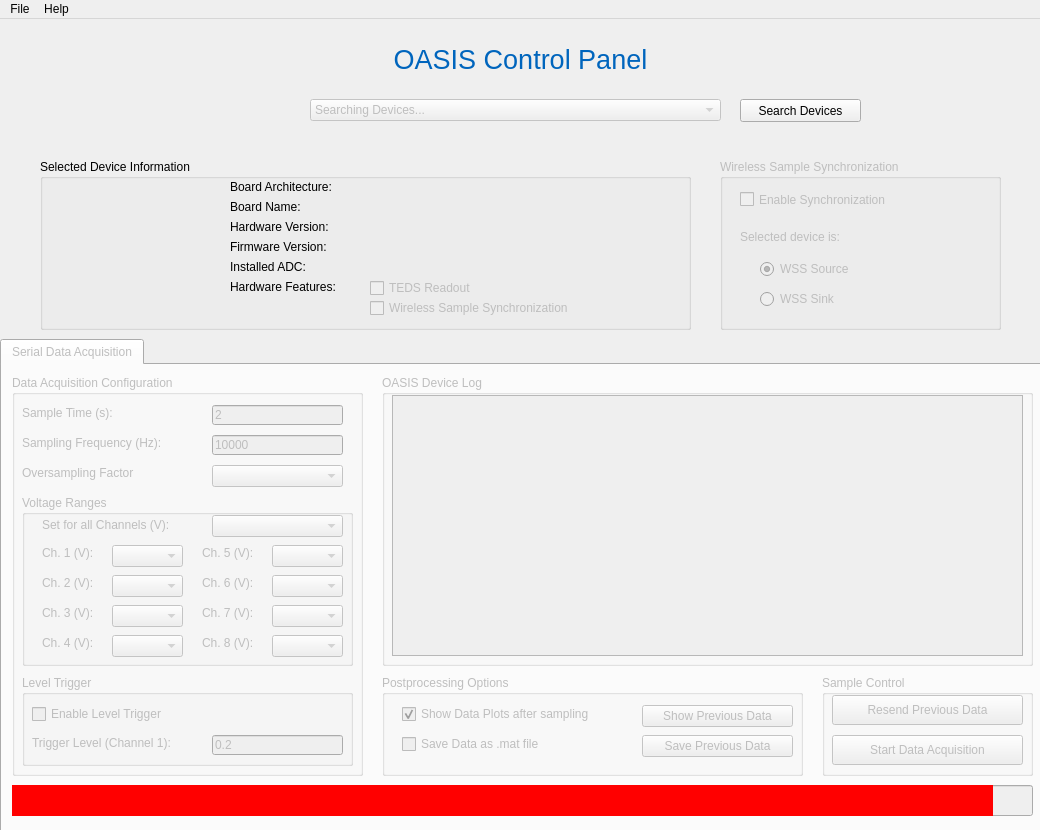
<?xml version="1.0" encoding="UTF-8"?>
<ui version="4.0">
 <class>MainWindow</class>
 <widget class="QMainWindow" name="MainWindow">
  <property name="geometry">
   <rect>
    <x>0</x>
    <y>0</y>
    <width>1040</width>
    <height>830</height>
   </rect>
  </property>
  <property name="minimumSize">
   <size>
    <width>1040</width>
    <height>830</height>
   </size>
  </property>
  <property name="maximumSize">
   <size>
    <width>1040</width>
    <height>830</height>
   </size>
  </property>
  <property name="windowTitle">
   <string>OASIS Control Panel</string>
  </property>
  <widget class="QWidget" name="centralwidget">
   <widget class="QTabWidget" name="tabWidget">
    <property name="enabled">
     <bool>false</bool>
    </property>
    <property name="geometry">
     <rect>
      <x>0</x>
      <y>320</y>
      <width>1050</width>
      <height>511</height>
     </rect>
    </property>
    <property name="currentIndex">
     <number>0</number>
    </property>
    <widget class="QWidget" name="tab">
     <attribute name="title">
      <string>Serial Data Acquisition</string>
     </attribute>
     <widget class="QGroupBox" name="groupBox">
      <property name="geometry">
       <rect>
        <x>10</x>
        <y>10</y>
        <width>351</width>
        <height>401</height>
       </rect>
      </property>
      <property name="title">
       <string>Data Acquisition Configuration</string>
      </property>
      <widget class="QLabel" name="label_12">
       <property name="geometry">
        <rect>
         <x>10</x>
         <y>30</y>
         <width>181</width>
         <height>16</height>
        </rect>
       </property>
       <property name="text">
        <string>Sample Time (s):</string>
       </property>
      </widget>
      <widget class="QLabel" name="label_13">
       <property name="geometry">
        <rect>
         <x>10</x>
         <y>60</y>
         <width>181</width>
         <height>16</height>
        </rect>
       </property>
       <property name="text">
        <string>Sampling Frequency (Hz):</string>
       </property>
      </widget>
      <widget class="QLineEdit" name="lineEdit">
       <property name="geometry">
        <rect>
         <x>200</x>
         <y>30</y>
         <width>131</width>
         <height>20</height>
        </rect>
       </property>
       <property name="text">
        <string>2</string>
       </property>
      </widget>
      <widget class="QLineEdit" name="lineEdit_2">
       <property name="geometry">
        <rect>
         <x>200</x>
         <y>60</y>
         <width>131</width>
         <height>20</height>
        </rect>
       </property>
       <property name="text">
        <string>10000</string>
       </property>
      </widget>
      <widget class="QGroupBox" name="groupBox_2">
       <property name="geometry">
        <rect>
         <x>10</x>
         <y>300</y>
         <width>331</width>
         <height>91</height>
        </rect>
       </property>
       <property name="title">
        <string>Level Trigger</string>
       </property>
       <widget class="QCheckBox" name="checkBox_3">
        <property name="geometry">
         <rect>
          <x>10</x>
          <y>30</y>
          <width>231</width>
          <height>18</height>
         </rect>
        </property>
        <property name="text">
         <string>Enable Level Trigger</string>
        </property>
       </widget>
       <widget class="QLabel" name="label_18">
        <property name="enabled">
         <bool>false</bool>
        </property>
        <property name="geometry">
         <rect>
          <x>10</x>
          <y>60</y>
          <width>161</width>
          <height>16</height>
         </rect>
        </property>
        <property name="text">
         <string>Trigger Level (Channel 1):</string>
        </property>
       </widget>
       <widget class="QLineEdit" name="lineEdit_3">
        <property name="enabled">
         <bool>false</bool>
        </property>
        <property name="geometry">
         <rect>
          <x>190</x>
          <y>60</y>
          <width>131</width>
          <height>20</height>
         </rect>
        </property>
        <property name="text">
         <string>0.2</string>
        </property>
       </widget>
      </widget>
      <widget class="QGroupBox" name="groupBox_11">
       <property name="geometry">
        <rect>
         <x>10</x>
         <y>120</y>
         <width>331</width>
         <height>171</height>
        </rect>
       </property>
       <property name="title">
        <string>Voltage Ranges</string>
       </property>
       <widget class="QComboBox" name="comboBox_9">
        <property name="enabled">
         <bool>false</bool>
        </property>
        <property name="geometry">
         <rect>
          <x>250</x>
          <y>140</y>
          <width>71</width>
          <height>22</height>
         </rect>
        </property>
       </widget>
       <widget class="QLabel" name="label_24">
        <property name="geometry">
         <rect>
          <x>180</x>
          <y>110</y>
          <width>61</width>
          <height>16</height>
         </rect>
        </property>
        <property name="text">
         <string>Ch. 7 (V):</string>
        </property>
       </widget>
       <widget class="QComboBox" name="comboBox_6">
        <property name="enabled">
         <bool>false</bool>
        </property>
        <property name="geometry">
         <rect>
          <x>250</x>
          <y>50</y>
          <width>71</width>
          <height>22</height>
         </rect>
        </property>
       </widget>
       <widget class="QComboBox" name="comboBox_2">
        <property name="enabled">
         <bool>false</bool>
        </property>
        <property name="geometry">
         <rect>
          <x>90</x>
          <y>50</y>
          <width>71</width>
          <height>22</height>
         </rect>
        </property>
       </widget>
       <widget class="QLabel" name="label_23">
        <property name="geometry">
         <rect>
          <x>180</x>
          <y>80</y>
          <width>61</width>
          <height>16</height>
         </rect>
        </property>
        <property name="text">
         <string>Ch. 6 (V):</string>
        </property>
       </widget>
       <widget class="QLabel" name="label_17">
        <property name="geometry">
         <rect>
          <x>20</x>
          <y>140</y>
          <width>61</width>
          <height>16</height>
         </rect>
        </property>
        <property name="text">
         <string>Ch. 4 (V):</string>
        </property>
       </widget>
       <widget class="QLabel" name="label_25">
        <property name="geometry">
         <rect>
          <x>180</x>
          <y>50</y>
          <width>61</width>
          <height>16</height>
         </rect>
        </property>
        <property name="text">
         <string>Ch. 5 (V):</string>
        </property>
       </widget>
       <widget class="QLabel" name="label_14">
        <property name="geometry">
         <rect>
          <x>20</x>
          <y>50</y>
          <width>61</width>
          <height>16</height>
         </rect>
        </property>
        <property name="text">
         <string>Ch. 1 (V):</string>
        </property>
       </widget>
       <widget class="QComboBox" name="comboBox_4">
        <property name="enabled">
         <bool>false</bool>
        </property>
        <property name="geometry">
         <rect>
          <x>90</x>
          <y>110</y>
          <width>71</width>
          <height>22</height>
         </rect>
        </property>
       </widget>
       <widget class="QComboBox" name="comboBox_7">
        <property name="enabled">
         <bool>false</bool>
        </property>
        <property name="geometry">
         <rect>
          <x>250</x>
          <y>80</y>
          <width>71</width>
          <height>22</height>
         </rect>
        </property>
       </widget>
       <widget class="QLabel" name="label_16">
        <property name="geometry">
         <rect>
          <x>20</x>
          <y>110</y>
          <width>61</width>
          <height>16</height>
         </rect>
        </property>
        <property name="text">
         <string>Ch. 3 (V):</string>
        </property>
       </widget>
       <widget class="QLabel" name="label_15">
        <property name="geometry">
         <rect>
          <x>20</x>
          <y>80</y>
          <width>61</width>
          <height>16</height>
         </rect>
        </property>
        <property name="text">
         <string>Ch. 2 (V):</string>
        </property>
       </widget>
       <widget class="QComboBox" name="comboBox_3">
        <property name="enabled">
         <bool>false</bool>
        </property>
        <property name="geometry">
         <rect>
          <x>90</x>
          <y>80</y>
          <width>71</width>
          <height>22</height>
         </rect>
        </property>
       </widget>
       <widget class="QComboBox" name="comboBox_5">
        <property name="enabled">
         <bool>false</bool>
        </property>
        <property name="geometry">
         <rect>
          <x>90</x>
          <y>140</y>
          <width>71</width>
          <height>22</height>
         </rect>
        </property>
       </widget>
       <widget class="QComboBox" name="comboBox_8">
        <property name="enabled">
         <bool>false</bool>
        </property>
        <property name="geometry">
         <rect>
          <x>250</x>
          <y>110</y>
          <width>71</width>
          <height>22</height>
         </rect>
        </property>
       </widget>
       <widget class="QLabel" name="label_26">
        <property name="geometry">
         <rect>
          <x>180</x>
          <y>140</y>
          <width>61</width>
          <height>16</height>
         </rect>
        </property>
        <property name="text">
         <string>Ch. 8 (V):</string>
        </property>
       </widget>
       <widget class="QLabel" name="label_30">
        <property name="geometry">
         <rect>
          <x>20</x>
          <y>22</y>
          <width>151</width>
          <height>16</height>
         </rect>
        </property>
        <property name="text">
         <string>Set for all Channels (V):</string>
        </property>
       </widget>
       <widget class="QComboBox" name="comboBox_11">
        <property name="enabled">
         <bool>false</bool>
        </property>
        <property name="geometry">
         <rect>
          <x>190</x>
          <y>20</y>
          <width>131</width>
          <height>22</height>
         </rect>
        </property>
       </widget>
      </widget>
      <widget class="QLabel" name="label_29">
       <property name="geometry">
        <rect>
         <x>10</x>
         <y>90</y>
         <width>181</width>
         <height>16</height>
        </rect>
       </property>
       <property name="text">
        <string>Oversampling Factor</string>
       </property>
      </widget>
      <widget class="QComboBox" name="comboBox_10">
       <property name="geometry">
        <rect>
         <x>200</x>
         <y>90</y>
         <width>131</width>
         <height>22</height>
        </rect>
       </property>
      </widget>
     </widget>
     <widget class="QGroupBox" name="groupBox_3">
      <property name="geometry">
       <rect>
        <x>380</x>
        <y>310</y>
        <width>421</width>
        <height>101</height>
       </rect>
      </property>
      <property name="title">
       <string>Postprocessing Options</string>
      </property>
      <widget class="QCheckBox" name="checkBox_4">
       <property name="geometry">
        <rect>
         <x>20</x>
         <y>30</y>
         <width>261</width>
         <height>18</height>
        </rect>
       </property>
       <property name="text">
        <string>Show Data Plots after sampling</string>
       </property>
       <property name="checked">
        <bool>true</bool>
       </property>
      </widget>
      <widget class="QCheckBox" name="checkBox_5">
       <property name="geometry">
        <rect>
         <x>20</x>
         <y>60</y>
         <width>261</width>
         <height>18</height>
        </rect>
       </property>
       <property name="text">
        <string>Save Data as .mat file</string>
       </property>
      </widget>
      <widget class="QPushButton" name="pushButton_3">
       <property name="enabled">
        <bool>false</bool>
       </property>
       <property name="geometry">
        <rect>
         <x>260</x>
         <y>30</y>
         <width>151</width>
         <height>22</height>
        </rect>
       </property>
       <property name="text">
        <string>Show Previous Data</string>
       </property>
      </widget>
      <widget class="QPushButton" name="pushButton_4">
       <property name="enabled">
        <bool>false</bool>
       </property>
       <property name="geometry">
        <rect>
         <x>260</x>
         <y>60</y>
         <width>151</width>
         <height>22</height>
        </rect>
       </property>
       <property name="text">
        <string>Save Previous Data</string>
       </property>
      </widget>
      <widget class="QPushButton" name="pushButton_5">
       <property name="enabled">
        <bool>false</bool>
       </property>
       <property name="geometry">
        <rect>
         <x>490</x>
         <y>20</y>
         <width>151</width>
         <height>22</height>
        </rect>
       </property>
       <property name="text">
        <string>Resend Previous Data</string>
       </property>
      </widget>
     </widget>
     <widget class="QGroupBox" name="groupBox_4">
      <property name="geometry">
       <rect>
        <x>380</x>
        <y>10</y>
        <width>651</width>
        <height>291</height>
       </rect>
      </property>
      <property name="title">
       <string>OASIS Device Log</string>
      </property>
      <widget class="QTextEdit" name="textEdit">
       <property name="geometry">
        <rect>
         <x>10</x>
         <y>20</y>
         <width>631</width>
         <height>261</height>
        </rect>
       </property>
       <property name="readOnly">
        <bool>true</bool>
       </property>
      </widget>
     </widget>
     <widget class="QProgressBar" name="progressBar">
      <property name="enabled">
       <bool>false</bool>
      </property>
      <property name="geometry">
       <rect>
        <x>10</x>
        <y>420</y>
        <width>1021</width>
        <height>31</height>
       </rect>
      </property>
      <property name="acceptDrops">
       <bool>false</bool>
      </property>
      <property name="styleSheet">
       <string notr="true"/>
      </property>
      <property name="maximum">
       <number>100</number>
      </property>
      <property name="value">
       <number>0</number>
      </property>
      <property name="textVisible">
       <bool>true</bool>
      </property>
      <property name="orientation">
       <enum>Qt::Horizontal</enum>
      </property>
      <property name="textDirection">
       <enum>QProgressBar::TopToBottom</enum>
      </property>
      <property name="format">
       <string>%p%</string>
      </property>
     </widget>
     <widget class="QProgressBar" name="progressBar_2">
      <property name="enabled">
       <bool>false</bool>
      </property>
      <property name="geometry">
       <rect>
        <x>10</x>
        <y>420</y>
        <width>981</width>
        <height>31</height>
       </rect>
      </property>
      <property name="sizePolicy">
       <sizepolicy hsizetype="Fixed" vsizetype="Fixed">
        <horstretch>0</horstretch>
        <verstretch>0</verstretch>
       </sizepolicy>
      </property>
      <property name="acceptDrops">
       <bool>false</bool>
      </property>
      <property name="autoFillBackground">
       <bool>false</bool>
      </property>
      <property name="styleSheet">
       <string notr="true">QProgressBar::chunk{background-color: red;}</string>
      </property>
      <property name="maximum">
       <number>100</number>
      </property>
      <property name="value">
       <number>100</number>
      </property>
      <property name="textVisible">
       <bool>false</bool>
      </property>
     </widget>
     <widget class="QGroupBox" name="groupBox_7">
      <property name="geometry">
       <rect>
        <x>820</x>
        <y>310</y>
        <width>211</width>
        <height>101</height>
       </rect>
      </property>
      <property name="title">
       <string>Sample Control</string>
      </property>
      <widget class="QPushButton" name="pushButton_2">
       <property name="enabled">
        <bool>false</bool>
       </property>
       <property name="geometry">
        <rect>
         <x>10</x>
         <y>60</y>
         <width>191</width>
         <height>30</height>
        </rect>
       </property>
       <property name="font">
        <font>
         <pointsize>9</pointsize>
        </font>
       </property>
       <property name="text">
        <string>Start Data Acquisition</string>
       </property>
      </widget>
      <widget class="QPushButton" name="pushButton_7">
       <property name="enabled">
        <bool>false</bool>
       </property>
       <property name="geometry">
        <rect>
         <x>10</x>
         <y>20</y>
         <width>191</width>
         <height>30</height>
        </rect>
       </property>
       <property name="font">
        <font>
         <pointsize>9</pointsize>
        </font>
       </property>
       <property name="text">
        <string>Resend Previous Data</string>
       </property>
      </widget>
     </widget>
     <zorder>groupBox_4</zorder>
     <zorder>groupBox_3</zorder>
     <zorder>groupBox</zorder>
     <zorder>progressBar</zorder>
     <zorder>progressBar_2</zorder>
     <zorder>groupBox_7</zorder>
    </widget>
   </widget>
   <widget class="QLabel" name="label">
    <property name="geometry">
     <rect>
      <x>0</x>
      <y>20</y>
      <width>1041</width>
      <height>41</height>
     </rect>
    </property>
    <property name="font">
     <font>
      <pointsize>20</pointsize>
     </font>
    </property>
    <property name="cursor">
     <cursorShape>ArrowCursor</cursorShape>
    </property>
    <property name="text">
     <string>&lt;html&gt;&lt;head/&gt;&lt;body&gt;&lt;p&gt;&lt;span style=&quot; color:#0065bd;&quot;&gt;OASIS Control Panel&lt;/span&gt;&lt;/p&gt;&lt;/body&gt;&lt;/html&gt;</string>
    </property>
    <property name="alignment">
     <set>Qt::AlignCenter</set>
    </property>
    <property name="textInteractionFlags">
     <set>Qt::NoTextInteraction</set>
    </property>
   </widget>
   <widget class="QComboBox" name="comboBox">
    <property name="enabled">
     <bool>false</bool>
    </property>
    <property name="geometry">
     <rect>
      <x>310</x>
      <y>80</y>
      <width>411</width>
      <height>22</height>
     </rect>
    </property>
    <property name="currentText">
     <string>Searching Devices...</string>
    </property>
    <item>
     <property name="text">
      <string>Searching Devices...</string>
     </property>
    </item>
   </widget>
   <widget class="QPushButton" name="pushButton">
    <property name="enabled">
     <bool>true</bool>
    </property>
    <property name="geometry">
     <rect>
      <x>740</x>
      <y>80</y>
      <width>121</width>
      <height>23</height>
     </rect>
    </property>
    <property name="text">
     <string>Search Devices</string>
    </property>
   </widget>
   <widget class="QLabel" name="label_19">
    <property name="geometry">
     <rect>
      <x>870</x>
      <y>70</y>
      <width>42</width>
      <height>42</height>
     </rect>
    </property>
    <property name="text">
     <string/>
    </property>
    <property name="pixmap">
     <pixmap resource="UI_resources.qrc">:/Misc/resources/spin.gif</pixmap>
    </property>
    <property name="scaledContents">
     <bool>true</bool>
    </property>
   </widget>
   <widget class="QGroupBox" name="groupBox_5">
    <property name="enabled">
     <bool>false</bool>
    </property>
    <property name="geometry">
     <rect>
      <x>720</x>
      <y>140</y>
      <width>281</width>
      <height>171</height>
     </rect>
    </property>
    <property name="title">
     <string>Wireless Sample Synchronization</string>
    </property>
    <widget class="QCheckBox" name="checkBox_6">
     <property name="geometry">
      <rect>
       <x>20</x>
       <y>30</y>
       <width>221</width>
       <height>21</height>
      </rect>
     </property>
     <property name="text">
      <string>Enable Synchronization</string>
     </property>
    </widget>
    <widget class="QRadioButton" name="radioButton">
     <property name="enabled">
      <bool>false</bool>
     </property>
     <property name="geometry">
      <rect>
       <x>40</x>
       <y>100</y>
       <width>221</width>
       <height>20</height>
      </rect>
     </property>
     <property name="text">
      <string>WSS Source</string>
     </property>
     <property name="checked">
      <bool>true</bool>
     </property>
    </widget>
    <widget class="QRadioButton" name="radioButton_2">
     <property name="enabled">
      <bool>false</bool>
     </property>
     <property name="geometry">
      <rect>
       <x>40</x>
       <y>130</y>
       <width>221</width>
       <height>20</height>
      </rect>
     </property>
     <property name="text">
      <string>WSS Sink</string>
     </property>
    </widget>
    <widget class="QLabel" name="label_20">
     <property name="enabled">
      <bool>false</bool>
     </property>
     <property name="geometry">
      <rect>
       <x>20</x>
       <y>70</y>
       <width>131</width>
       <height>16</height>
      </rect>
     </property>
     <property name="text">
      <string>Selected device is:</string>
     </property>
    </widget>
    <widget class="QLabel" name="label_21">
     <property name="enabled">
      <bool>false</bool>
     </property>
     <property name="geometry">
      <rect>
       <x>220</x>
       <y>110</y>
       <width>41</width>
       <height>41</height>
      </rect>
     </property>
     <property name="text">
      <string/>
     </property>
     <property name="pixmap">
      <pixmap resource="UI_resources.qrc">:/Misc/resources/unlock.png</pixmap>
     </property>
     <property name="scaledContents">
      <bool>true</bool>
     </property>
    </widget>
   </widget>
   <widget class="QLabel" name="label_22">
    <property name="geometry">
     <rect>
      <x>90</x>
      <y>5</y>
      <width>141</width>
      <height>131</height>
     </rect>
    </property>
    <property name="text">
     <string/>
    </property>
    <property name="pixmap">
     <pixmap>resources/icons/128x128.png</pixmap>
    </property>
   </widget>
   <widget class="QGroupBox" name="groupBox_6">
    <property name="geometry">
     <rect>
      <x>40</x>
      <y>140</y>
      <width>651</width>
      <height>171</height>
     </rect>
    </property>
    <property name="title">
     <string>Selected Device Information</string>
    </property>
    <widget class="QLabel" name="label_28">
     <property name="geometry">
      <rect>
       <x>330</x>
       <y>20</y>
       <width>200</width>
       <height>14</height>
      </rect>
     </property>
     <property name="text">
      <string/>
     </property>
    </widget>
    <widget class="QCheckBox" name="checkBox">
     <property name="enabled">
      <bool>false</bool>
     </property>
     <property name="geometry">
      <rect>
       <x>330</x>
       <y>120</y>
       <width>131</width>
       <height>18</height>
      </rect>
     </property>
     <property name="text">
      <string>TEDS Readout</string>
     </property>
    </widget>
    <widget class="QLabel" name="label_11">
     <property name="geometry">
      <rect>
       <x>330</x>
       <y>100</y>
       <width>200</width>
       <height>14</height>
      </rect>
     </property>
     <property name="text">
      <string/>
     </property>
    </widget>
    <widget class="QLabel" name="label_6">
     <property name="geometry">
      <rect>
       <x>190</x>
       <y>100</y>
       <width>171</width>
       <height>16</height>
      </rect>
     </property>
     <property name="text">
      <string>Installed ADC:</string>
     </property>
    </widget>
    <widget class="QLabel" name="label_9">
     <property name="geometry">
      <rect>
       <x>330</x>
       <y>60</y>
       <width>200</width>
       <height>14</height>
      </rect>
     </property>
     <property name="text">
      <string/>
     </property>
    </widget>
    <widget class="QLabel" name="label_27">
     <property name="geometry">
      <rect>
       <x>190</x>
       <y>20</y>
       <width>171</width>
       <height>16</height>
      </rect>
     </property>
     <property name="text">
      <string>Board Architecture:</string>
     </property>
    </widget>
    <widget class="QLabel" name="label_4">
     <property name="geometry">
      <rect>
       <x>190</x>
       <y>60</y>
       <width>171</width>
       <height>16</height>
      </rect>
     </property>
     <property name="text">
      <string>Hardware Version:</string>
     </property>
    </widget>
    <widget class="QCheckBox" name="checkBox_2">
     <property name="enabled">
      <bool>false</bool>
     </property>
     <property name="geometry">
      <rect>
       <x>330</x>
       <y>140</y>
       <width>251</width>
       <height>18</height>
      </rect>
     </property>
     <property name="text">
      <string>Wireless Sample Synchronization</string>
     </property>
    </widget>
    <widget class="QLabel" name="label_8">
     <property name="geometry">
      <rect>
       <x>330</x>
       <y>40</y>
       <width>200</width>
       <height>14</height>
      </rect>
     </property>
     <property name="text">
      <string/>
     </property>
    </widget>
    <widget class="QLabel" name="label_10">
     <property name="geometry">
      <rect>
       <x>330</x>
       <y>80</y>
       <width>200</width>
       <height>14</height>
      </rect>
     </property>
     <property name="text">
      <string/>
     </property>
    </widget>
    <widget class="QLabel" name="label_2">
     <property name="geometry">
      <rect>
       <x>40</x>
       <y>30</y>
       <width>111</width>
       <height>131</height>
      </rect>
     </property>
     <property name="text">
      <string/>
     </property>
     <property name="pixmap">
      <pixmap resource="UI_resources.qrc">:/Boards/resources/boards/Unknown.png</pixmap>
     </property>
     <property name="scaledContents">
      <bool>false</bool>
     </property>
     <property name="alignment">
      <set>Qt::AlignLeading|Qt::AlignLeft|Qt::AlignTop</set>
     </property>
    </widget>
    <widget class="QLabel" name="label_7">
     <property name="geometry">
      <rect>
       <x>190</x>
       <y>120</y>
       <width>171</width>
       <height>16</height>
      </rect>
     </property>
     <property name="text">
      <string>Hardware Features:</string>
     </property>
    </widget>
    <widget class="QLabel" name="label_3">
     <property name="geometry">
      <rect>
       <x>190</x>
       <y>40</y>
       <width>171</width>
       <height>16</height>
      </rect>
     </property>
     <property name="text">
      <string>Board Name:</string>
     </property>
    </widget>
    <widget class="QLabel" name="label_5">
     <property name="geometry">
      <rect>
       <x>190</x>
       <y>80</y>
       <width>171</width>
       <height>16</height>
      </rect>
     </property>
     <property name="text">
      <string>Firmware Version:</string>
     </property>
    </widget>
   </widget>
  </widget>
  <widget class="QMenuBar" name="menuBar">
   <property name="geometry">
    <rect>
     <x>0</x>
     <y>0</y>
     <width>1040</width>
     <height>26</height>
    </rect>
   </property>
   <widget class="QMenu" name="menuAbout">
    <property name="contextMenuPolicy">
     <enum>Qt::NoContextMenu</enum>
    </property>
    <property name="title">
     <string>Help</string>
    </property>
    <addaction name="actionAbout"/>
   </widget>
   <widget class="QMenu" name="menuFile">
    <property name="title">
     <string>File</string>
    </property>
    <addaction name="actionConvert_OASIS_Sample"/>
   </widget>
   <addaction name="menuFile"/>
   <addaction name="menuAbout"/>
  </widget>
  <action name="actionAbout">
   <property name="text">
    <string>About</string>
   </property>
  </action>
  <action name="actionSearch_Devices">
   <property name="text">
    <string>Search Devices</string>
   </property>
  </action>
  <action name="actionSerial_Sample">
   <property name="text">
    <string>Serial_Sample</string>
   </property>
  </action>
  <action name="actionDevice_Selected_Changed">
   <property name="text">
    <string>Device_Selected_Changed</string>
   </property>
  </action>
  <action name="actionRange_Channel1_Changed">
   <property name="text">
    <string>Range_Channel1_Changed</string>
   </property>
  </action>
  <action name="actionshow_Previous_Data">
   <property name="text">
    <string>show_Previous_Data</string>
   </property>
  </action>
  <action name="actionsave_Previous_Data">
   <property name="text">
    <string>save_Previous_Data</string>
   </property>
  </action>
  <action name="actionLockDevice">
   <property name="text">
    <string>LockDevice</string>
   </property>
   <property name="toolTip">
    <string>LockDevice</string>
   </property>
  </action>
  <action name="actionVoltageRangeAll">
   <property name="text">
    <string>VoltageRangeAll</string>
   </property>
   <property name="toolTip">
    <string>VoltageRangeAll</string>
   </property>
  </action>
  <action name="actionResendData">
   <property name="text">
    <string>ResendData</string>
   </property>
  </action>
  <action name="actionConvert_OASIS_Sample">
   <property name="text">
    <string>Convert OASIS Sample</string>
   </property>
  </action>
 </widget>
 <resources>
  <include location="UI_resources.qrc"/>
 </resources>
 <connections>
  <connection>
   <sender>pushButton</sender>
   <signal>clicked()</signal>
   <receiver>actionSearch_Devices</receiver>
   <slot>trigger()</slot>
   <hints>
    <hint type="sourcelabel">
     <x>565</x>
     <y>83</y>
    </hint>
    <hint type="destinationlabel">
     <x>-1</x>
     <y>-1</y>
    </hint>
   </hints>
  </connection>
  <connection>
   <sender>checkBox_3</sender>
   <signal>toggled(bool)</signal>
   <receiver>label_18</receiver>
   <slot>setEnabled(bool)</slot>
   <hints>
    <hint type="sourcelabel">
     <x>97</x>
     <y>522</y>
    </hint>
    <hint type="destinationlabel">
     <x>112</x>
     <y>551</y>
    </hint>
   </hints>
  </connection>
  <connection>
   <sender>checkBox_3</sender>
   <signal>toggled(bool)</signal>
   <receiver>lineEdit_3</receiver>
   <slot>setEnabled(bool)</slot>
   <hints>
    <hint type="sourcelabel">
     <x>97</x>
     <y>522</y>
    </hint>
    <hint type="destinationlabel">
     <x>248</x>
     <y>553</y>
    </hint>
   </hints>
  </connection>
  <connection>
   <sender>pushButton_2</sender>
   <signal>clicked()</signal>
   <receiver>actionSerial_Sample</receiver>
   <slot>trigger()</slot>
   <hints>
    <hint type="sourcelabel">
     <x>722</x>
     <y>569</y>
    </hint>
    <hint type="destinationlabel">
     <x>-1</x>
     <y>-1</y>
    </hint>
   </hints>
  </connection>
  <connection>
   <sender>comboBox</sender>
   <signal>currentIndexChanged(QString)</signal>
   <receiver>actionDevice_Selected_Changed</receiver>
   <slot>trigger()</slot>
   <hints>
    <hint type="sourcelabel">
     <x>420</x>
     <y>82</y>
    </hint>
    <hint type="destinationlabel">
     <x>-1</x>
     <y>-1</y>
    </hint>
   </hints>
  </connection>
  <connection>
   <sender>comboBox_2</sender>
   <signal>currentIndexChanged(QString)</signal>
   <receiver>actionRange_Channel1_Changed</receiver>
   <slot>trigger()</slot>
   <hints>
    <hint type="sourcelabel">
     <x>268</x>
     <y>374</y>
    </hint>
    <hint type="destinationlabel">
     <x>-1</x>
     <y>-1</y>
    </hint>
   </hints>
  </connection>
  <connection>
   <sender>pushButton_3</sender>
   <signal>clicked()</signal>
   <receiver>actionshow_Previous_Data</receiver>
   <slot>trigger()</slot>
   <hints>
    <hint type="sourcelabel">
     <x>807</x>
     <y>532</y>
    </hint>
    <hint type="destinationlabel">
     <x>-1</x>
     <y>-1</y>
    </hint>
   </hints>
  </connection>
  <connection>
   <sender>pushButton_4</sender>
   <signal>clicked()</signal>
   <receiver>actionsave_Previous_Data</receiver>
   <slot>trigger()</slot>
   <hints>
    <hint type="sourcelabel">
     <x>807</x>
     <y>557</y>
    </hint>
    <hint type="destinationlabel">
     <x>-1</x>
     <y>-1</y>
    </hint>
   </hints>
  </connection>
  <connection>
   <sender>checkBox_6</sender>
   <signal>toggled(bool)</signal>
   <receiver>radioButton</receiver>
   <slot>setEnabled(bool)</slot>
   <hints>
    <hint type="sourcelabel">
     <x>730</x>
     <y>156</y>
    </hint>
    <hint type="destinationlabel">
     <x>750</x>
     <y>215</y>
    </hint>
   </hints>
  </connection>
  <connection>
   <sender>checkBox_6</sender>
   <signal>toggled(bool)</signal>
   <receiver>radioButton_2</receiver>
   <slot>setEnabled(bool)</slot>
   <hints>
    <hint type="sourcelabel">
     <x>730</x>
     <y>156</y>
    </hint>
    <hint type="destinationlabel">
     <x>750</x>
     <y>245</y>
    </hint>
   </hints>
  </connection>
  <connection>
   <sender>label_21</sender>
   <signal>linkActivated(QString)</signal>
   <receiver>actionLockDevice</receiver>
   <slot>trigger()</slot>
   <hints>
    <hint type="sourcelabel">
     <x>840</x>
     <y>226</y>
    </hint>
    <hint type="destinationlabel">
     <x>-1</x>
     <y>-1</y>
    </hint>
   </hints>
  </connection>
  <connection>
   <sender>comboBox_11</sender>
   <signal>currentIndexChanged(QString)</signal>
   <receiver>actionVoltageRangeAll</receiver>
   <slot>trigger()</slot>
   <hints>
    <hint type="sourcelabel">
     <x>272</x>
     <y>531</y>
    </hint>
    <hint type="destinationlabel">
     <x>-1</x>
     <y>-1</y>
    </hint>
   </hints>
  </connection>
  <connection>
   <sender>pushButton_7</sender>
   <signal>clicked()</signal>
   <receiver>actionResendData</receiver>
   <slot>trigger()</slot>
   <hints>
    <hint type="sourcelabel">
     <x>927</x>
     <y>715</y>
    </hint>
    <hint type="destinationlabel">
     <x>-1</x>
     <y>-1</y>
    </hint>
   </hints>
  </connection>
 </connections>
</ui>
